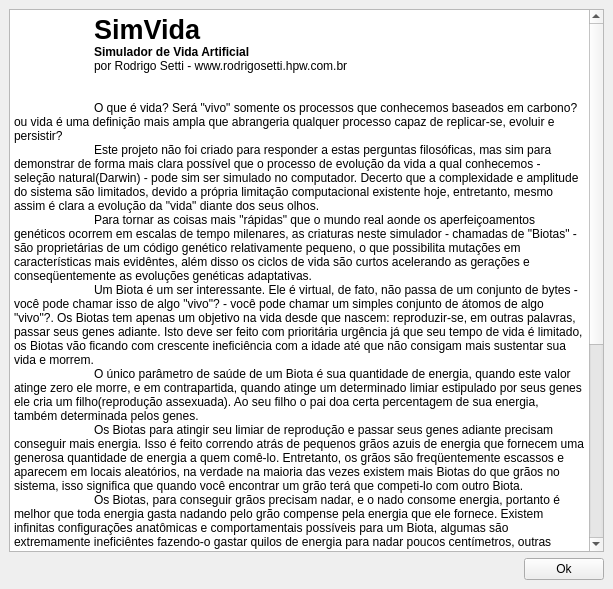
<ui version="4.0" >
 <class>Ajuda</class>
 <widget class="QWidget" name="Ajuda" >
  <property name="geometry" >
   <rect>
    <x>0</x>
    <y>0</y>
    <width>613</width>
    <height>589</height>
   </rect>
  </property>
  <property name="windowTitle" >
   <string>Ajuda</string>
  </property>
  <property name="windowIcon" >
   <iconset resource="../../../graphs/recursos.qrc" >:/botoes/botoes/ajuda.png</iconset>
  </property>
  <layout class="QVBoxLayout" >
   <property name="margin" >
    <number>9</number>
   </property>
   <property name="spacing" >
    <number>6</number>
   </property>
   <item>
    <widget class="QTextBrowser" name="textBrowser" >
     <property name="html" >
      <string>&lt;html>&lt;head>&lt;meta name="qrichtext" content="1" />&lt;style type="text/css">
p, li { white-space: pre-wrap; }
&lt;/style>&lt;/head>&lt;body style=" font-family:'Sans Serif'; font-size:9pt; font-weight:400; font-style:normal; text-decoration:none;">
&lt;p style=" margin-top:0px; margin-bottom:0px; margin-left:0px; margin-right:0px; -qt-block-indent:0; text-indent:0px;">	&lt;span style=" font-size:20pt; font-weight:600;">SimVida&lt;/span>&lt;/p>
&lt;p style=" margin-top:0px; margin-bottom:0px; margin-left:0px; margin-right:0px; -qt-block-indent:0; text-indent:0px;">	&lt;span style=" font-weight:600;">Simulador de Vida Artificial&lt;/span>&lt;/p>
&lt;p style=" margin-top:0px; margin-bottom:0px; margin-left:0px; margin-right:0px; -qt-block-indent:0; text-indent:0px;">	por Rodrigo Setti - www.rodrigosetti.hpw.com.br&lt;/p>
&lt;p style="-qt-paragraph-type:empty; margin-top:0px; margin-bottom:0px; margin-left:0px; margin-right:0px; -qt-block-indent:0; text-indent:0px;">&lt;/p>
&lt;p style="-qt-paragraph-type:empty; margin-top:0px; margin-bottom:0px; margin-left:0px; margin-right:0px; -qt-block-indent:0; text-indent:0px;">&lt;/p>
&lt;p style=" margin-top:0px; margin-bottom:0px; margin-left:0px; margin-right:0px; -qt-block-indent:0; text-indent:0px;">	O que é vida? Será "vivo" somente os processos que conhecemos baseados em carbono? ou vida é uma definição mais ampla que abrangeria qualquer processo capaz de replicar-se, evoluir e persistir?&lt;br />	Este projeto não foi criado para responder a estas perguntas filosóficas, mas sim para demonstrar de forma mais clara possível que o processo de evolução da vida a qual conhecemos - seleção natural(Darwin) - pode sim ser simulado no computador. Decerto que a complexidade e amplitude do sistema são limitados, devido a própria limitação computacional existente hoje, entretanto, mesmo assim é clara a evolução da "vida" diante dos seus olhos.&lt;br />	Para tornar as coisas mais "rápidas" que o mundo real aonde os aperfeiçoamentos genéticos ocorrem em escalas de tempo milenares, as criaturas neste simulador - chamadas de "Biotas" - são proprietárias de um código genético relativamente pequeno, o que possibilita mutações em características mais evidêntes, além disso os ciclos de vida são curtos acelerando as gerações e conseqüentemente as evoluções genéticas adaptativas.&lt;br />	Um Biota é um ser interessante. Ele é virtual, de fato, não passa de um conjunto de bytes - você pode chamar isso de algo "vivo"? - você pode chamar um simples conjunto de átomos de algo "vivo"?. Os Biotas tem apenas um objetivo na vida desde que nascem: reproduzir-se, em outras palavras, passar seus genes adiante. Isto deve ser feito com prioritária urgência já que seu tempo de vida é limitado, os Biotas vão ficando com crescente ineficiência com a idade até que não consigam mais sustentar sua vida e morrem.&lt;br />	O único parâmetro de saúde de um Biota é sua quantidade de energia, quando este valor atinge zero ele morre, e em contrapartida, quando atinge um determinado limiar estipulado por seus genes ele cria um filho(reprodução assexuada). Ao seu filho o pai doa certa percentagem de sua energia, também determinada pelos genes.&lt;br />	Os Biotas para atingir seu limiar de reprodução e passar seus genes adiante precisam conseguir mais energia. Isso é feito correndo atrás de pequenos grãos azuis de energia que fornecem uma generosa quantidade de energia a quem comê-lo. Entretanto, os grãos são freqüentemente escassos e aparecem em locais aleatórios, na verdade na maioria das vezes existem mais Biotas do que grãos no sistema, isso significa que quando você encontrar um grão terá que competi-lo com outro Biota.&lt;br />	Os Biotas, para conseguir grãos precisam nadar, e o nado consome energia, portanto é melhor que toda energia gasta nadando pelo grão compense pela energia que ele fornece. Existem infinitas configurações anatômicas e comportamentais possíveis para um Biota, algumas são extremamente ineficiêntes fazendo-o gastar quilos de energia para nadar poucos centímetros, outras configurações simplesmente não saem do lugar... Apenas uma pequena parcela destas permite à uma espécie conseguir nadar atrás de grãos, juntar energia, reproduzir e passar seus genes adiante para que seus filhos façam o mesmo e assim por diante.&lt;br />	A cada reprodução existe uma probabilidade de ocorrer uma mutação genética aleatória em qualquer gene do filho, as mutações afetam desde o movimento do nado, pesos da cabeça e segmentos, comprimentos, limiar energético que ativa a reprodução e outros genes diversos. Uma mutação - entre os Biotas - não é muito bem vista, isto porquê frequentemente os mutantes são seres esquisitos e com variações que lhes atrapalha a vida. Não conseguem competir por comida e ter filhos e acabam morrendo, seus filhos - se tiver - também não terão um futuro muito melhor. Apesar disso, algumas mutações dão aos sortudos mutantes habilidades ligeiramente superiores que seus pais, garantido uma vantagem seja no gasto menor de energia para nadar, ou uma velocidade maior, ou um ajuste mais preciso dos parâmetros de comportamento. Esta característica lhe permitirá ter mais filhos, e estes também mais filhos, competindo contra outros pobres Biotas inferiores e subjulgando outras raças, a menos que aquelas também possuam seus "mutantes".&lt;br />	Enfim, gerações e gerações se passam, e é possível notar um aumento crescente na eficiência e adaptação dos Biotas as características do ambiente. É possível salvar os genes de um biota num arquivo e carrega-lo depois em outra simulação para analizar o efeito da introdução da espécie. Paredes podem ser criadas no ambiente criando "isolamentos geográficos" entre os animais. Verdadeiras guerras biológicas são travadas entre espécies no dominio do nicho que compartilham.&lt;br />	Você pode descobrir muita coisa com o SimVidA. Analizar tendências evolutivas relativas aos parâmetros do mundo que você estipulou, salvar padrões genéticos bem sucedidos e competi-los, clonar, mutar, matar a vontade sem peso na consciência. Arquitetar esquemas de paredes que funcionam como fazendas de Biotas, criar espécies para fins específicos e o que mais sua imaginação permitir.&lt;/p>&lt;/body>&lt;/html></string>
     </property>
    </widget>
   </item>
   <item>
    <layout class="QHBoxLayout" >
     <property name="margin" >
      <number>0</number>
     </property>
     <property name="spacing" >
      <number>6</number>
     </property>
     <item>
      <spacer>
       <property name="orientation" >
        <enum>Qt::Horizontal</enum>
       </property>
       <property name="sizeHint" >
        <size>
         <width>311</width>
         <height>20</height>
        </size>
       </property>
      </spacer>
     </item>
     <item>
      <widget class="QPushButton" name="buttonOk" >
       <property name="text" >
        <string>Ok</string>
       </property>
      </widget>
     </item>
    </layout>
   </item>
  </layout>
 </widget>
 <resources>
  <include location="../../../graphs/recursos.qrc" />
 </resources>
 <connections/>
</ui>
